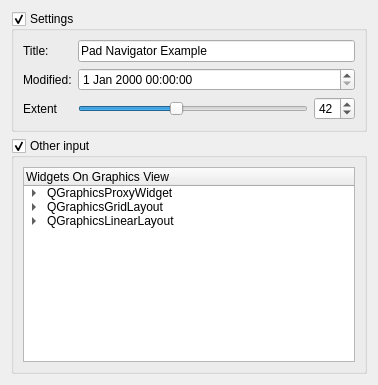
<?xml version="1.0" encoding="UTF-8"?>
<ui version="4.0">
 <class>BackSide</class>
 <widget class="QWidget" name="BackSide">
  <property name="geometry">
   <rect>
    <x>0</x>
    <y>0</y>
    <width>378</width>
    <height>385</height>
   </rect>
  </property>
  <property name="windowTitle">
   <string>BackSide</string>
  </property>
  <layout class="QVBoxLayout" name="verticalLayout_2">
   <item>
    <widget class="QGroupBox" name="groupBox">
     <property name="title">
      <string>Settings</string>
     </property>
     <property name="flat">
      <bool>true</bool>
     </property>
     <property name="checkable">
      <bool>true</bool>
     </property>
     <layout class="QGridLayout" name="gridLayout">
      <item row="0" column="0">
       <widget class="QLabel" name="label">
        <property name="text">
         <string>Title:</string>
        </property>
       </widget>
      </item>
      <item row="0" column="1">
       <widget class="QLineEdit" name="hostName">
        <property name="text">
         <string>Pad Navigator Example</string>
        </property>
       </widget>
      </item>
      <item row="1" column="0">
       <widget class="QLabel" name="label_2">
        <property name="text">
         <string>Modified:</string>
        </property>
       </widget>
      </item>
      <item row="2" column="0">
       <widget class="QLabel" name="label_3">
        <property name="text">
         <string>Extent</string>
        </property>
       </widget>
      </item>
      <item row="2" column="1">
       <layout class="QHBoxLayout" name="horizontalLayout">
        <item>
         <widget class="QSlider" name="horizontalSlider">
          <property name="value">
           <number>42</number>
          </property>
          <property name="orientation">
           <enum>Qt::Orientation::Horizontal</enum>
          </property>
         </widget>
        </item>
        <item>
         <widget class="QSpinBox" name="spinBox">
          <property name="value">
           <number>42</number>
          </property>
         </widget>
        </item>
       </layout>
      </item>
      <item row="1" column="1">
       <widget class="QDateTimeEdit" name="dateTimeEdit"/>
      </item>
     </layout>
    </widget>
   </item>
   <item>
    <widget class="QGroupBox" name="groupBox_2">
     <property name="title">
      <string>Other input</string>
     </property>
     <property name="flat">
      <bool>true</bool>
     </property>
     <property name="checkable">
      <bool>true</bool>
     </property>
     <layout class="QHBoxLayout" name="horizontalLayout_2">
      <item>
       <widget class="QTreeWidget" name="treeWidget">
        <column>
         <property name="text">
          <string>Widgets On Graphics View</string>
         </property>
        </column>
        <item>
         <property name="text">
          <string>QGraphicsProxyWidget</string>
         </property>
         <item>
          <property name="text">
           <string>QGraphicsWidget</string>
          </property>
          <item>
           <property name="text">
            <string>QObject</string>
           </property>
          </item>
          <item>
           <property name="text">
            <string>QGraphicsItem</string>
           </property>
          </item>
          <item>
           <property name="text">
            <string>QGraphicsLayoutItem</string>
           </property>
          </item>
         </item>
        </item>
        <item>
         <property name="text">
          <string>QGraphicsGridLayout</string>
         </property>
         <item>
          <property name="text">
           <string>QGraphicsLayout</string>
          </property>
          <item>
           <property name="text">
            <string>QGraphicsLayoutItem</string>
           </property>
          </item>
         </item>
        </item>
        <item>
         <property name="text">
          <string>QGraphicsLinearLayout</string>
         </property>
         <item>
          <property name="text">
           <string>QGraphicsLayout</string>
          </property>
          <item>
           <property name="text">
            <string>QGraphicsLayoutItem</string>
           </property>
          </item>
         </item>
        </item>
       </widget>
      </item>
     </layout>
    </widget>
   </item>
  </layout>
 </widget>
 <tabstops>
  <tabstop>groupBox</tabstop>
  <tabstop>hostName</tabstop>
  <tabstop>dateTimeEdit</tabstop>
  <tabstop>horizontalSlider</tabstop>
  <tabstop>spinBox</tabstop>
  <tabstop>groupBox_2</tabstop>
  <tabstop>treeWidget</tabstop>
 </tabstops>
 <resources/>
 <connections>
  <connection>
   <sender>horizontalSlider</sender>
   <signal>valueChanged(int)</signal>
   <receiver>spinBox</receiver>
   <slot>setValue(int)</slot>
   <hints>
    <hint type="sourcelabel">
     <x>184</x>
     <y>125</y>
    </hint>
    <hint type="destinationlabel">
     <x>275</x>
     <y>127</y>
    </hint>
   </hints>
  </connection>
  <connection>
   <sender>spinBox</sender>
   <signal>valueChanged(int)</signal>
   <receiver>horizontalSlider</receiver>
   <slot>setValue(int)</slot>
   <hints>
    <hint type="sourcelabel">
     <x>272</x>
     <y>114</y>
    </hint>
    <hint type="destinationlabel">
     <x>190</x>
     <y>126</y>
    </hint>
   </hints>
  </connection>
 </connections>
</ui>
